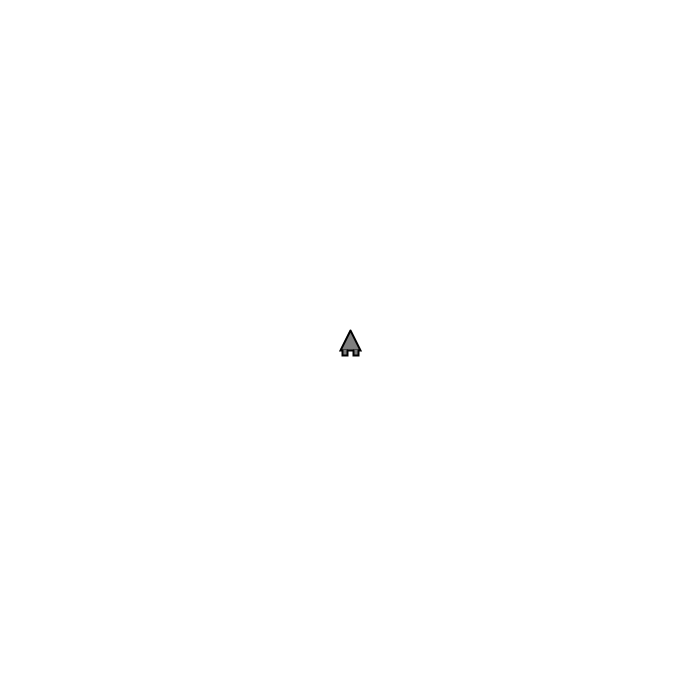
Frame 1 (no input)
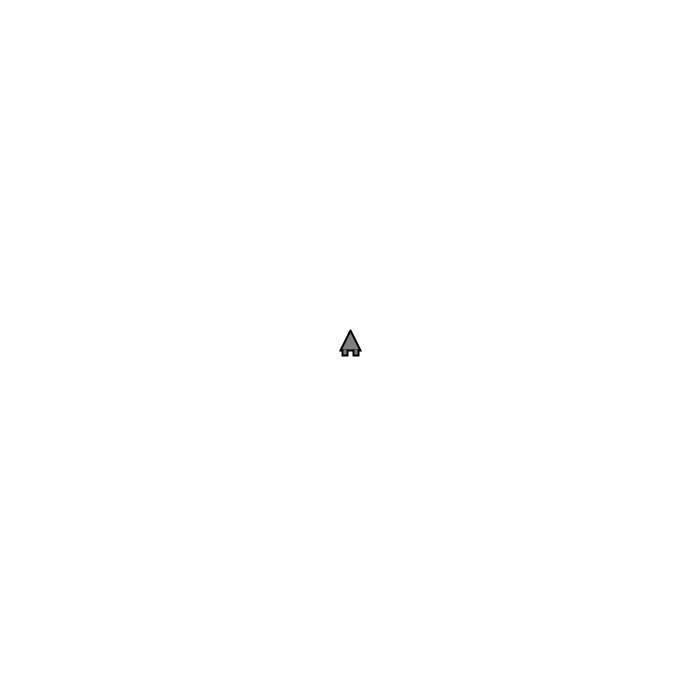
Frame 60 (the mouse pressed at the canvas centre just before this capture)
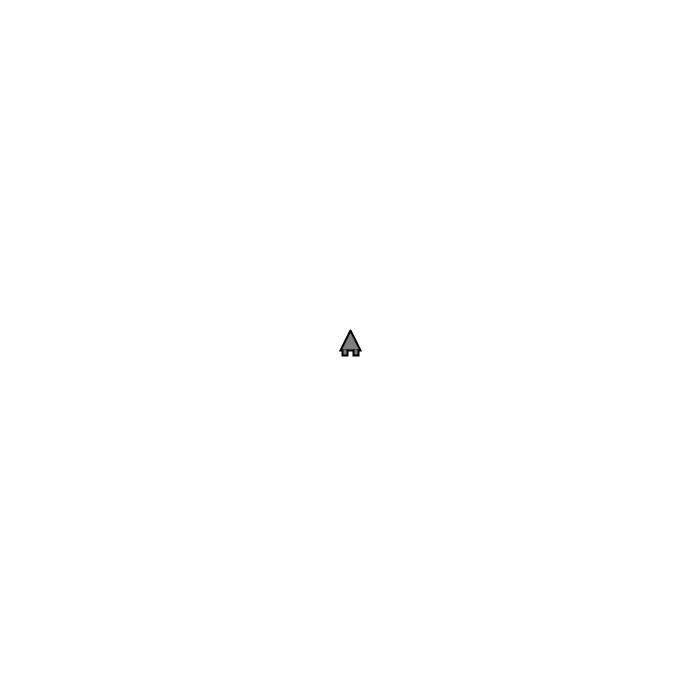
Frame 120 (the mouse held since frame 60 and released just before this capture)

The Processing sketch that drew these frames (run headless with seeded random() and noise(); from frame 60 on, the mouse is pressed at the canvas centre):

// Processing sketch: h_w_5_3
// ── h_w_5_3.pde
Asteroids a= new Asteroids();
void setup(){
   size(700,700);
   background(255);
}
void draw(){
  a.printf();
  a.update();
  a.hitwall();
  a.display();
}
void keyPressed(){
  if(keyCode==LEFT){
  a.anglevelocity=-a.k;}
  else if(keyCode==RIGHT){
  a.anglevelocity=a.k;}
  else{a.anglevelocity=0;}
  if(key=='z'){a.addForce(new PVector(0,-1));}
  if(key=='a'){a.st();}
}

// ── Asteroids.pde
public class Asteroids{
  PVector position= new PVector(350,350);
  PVector velocity= new PVector(0,0.001);
  PVector accleration= new PVector(0,0.0000001);
  float angle=0;
  float anglevelocity;
  float m=1;
  float k=1;
  Asteroids(){}
  void printf(){
    println("*************");
    println("position",position);
    println("velocity",velocity);
    println("accleration",accleration);
    println("angle",angle);
    println("*************");
  }
  void st(){
    velocity.mult(0.5);
    accleration.mult(0.5);
    anglevelocity*=0.5;
  }
  void addForce(PVector F){
    accleration.add(F.div(m));
    accleration.normalize();
  }
  void hitwall(){
    if(position.x<0 || position.x>width){
      position.x+=width;
      position.x%=width;
    }
    if(position.y<0 || position.y>height){
      position.y+=height;
      position.y%=height;
    }
  }
  void display(){
    background(255);
    pushMatrix();
    translate(position.x,position.y);
    rotate(radians((int)angle));
    fill(127);stroke(0);strokeWeight(2);
    beginShape();
    vertex(0,-20);vertex(-10,0);vertex(10,0);vertex(0,-20);
    endShape();strokeWeight(2);
    beginShape();
    vertex(3,0);vertex(3,5);vertex(8,5);vertex(8,0);
    endShape();
    beginShape();
    vertex(-3,0);vertex(-3,5);vertex(-8,5);vertex(-8,0);
    endShape();
    popMatrix();
  }
  void update(){
    angle+=anglevelocity;
    velocity.add(accleration);
    if(velocity.mag()>20){
      velocity.normalize().mult(19);
    }
    PVector temp=velocity.copy();
    position.add(temp.rotate(radians((int)angle)));
  }
}
